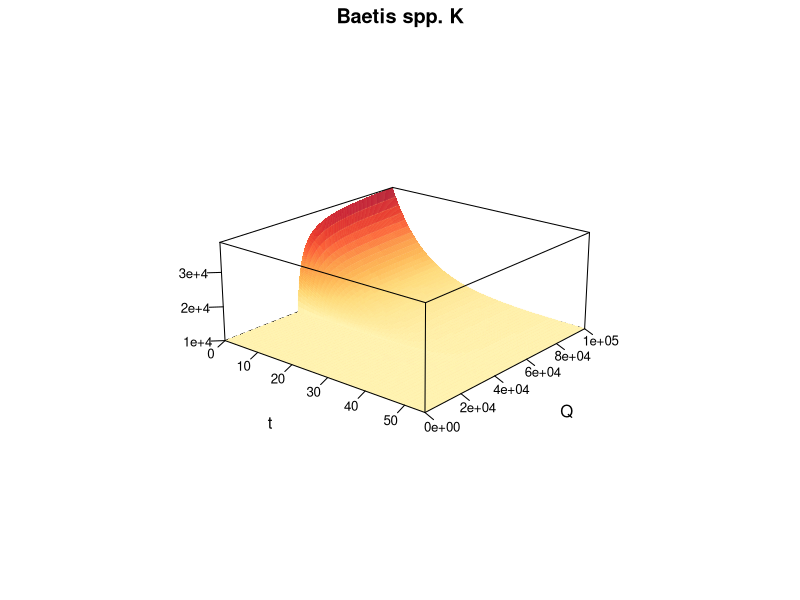

Reproduce this figure in R.
################################
## Wireplot for Q, K, and tau
################################
library(tidyverse)
library(ggplot2)
library(lattice)
library(latticeExtra)
library(RColorBrewer)
## Plot setup
clrs <- colorRampPalette(brewer.pal(9, "YlOrRd"))
trellis.par.set("axis.line", list(col = NA, lty = 1, lwd = 1))
theme.novpadding <- list(
  layout.heights = list(top.padding = 0, bottom.padding = 0),
  layout.widths = list(left.padding = 0, right.padding = 0, zlab.axis.padding = 2)
)

## Minimum threshold of what is considered a flood
Qmin <- 40000 
## Half saturation constant
a <- 3000
## Rate that K returns to pre-disturbance level
g <- 0.1

## Maximum flood size to run model to
Qmax = 100000

## Timesteps to run model out to - days
t = 55



dfK <- data.frame(Q = seq(0, Qmax, by = 200))
for(i in 1:length(dfK$Q)){
  if (dfK$Q[i] < Qmin) {
    dfK$Q[i] <- 0
  } else {
    dfK$Q[i] <- (dfK$Q[i] - Qmin)/(a + dfK$Q[i]- Qmin)
  }}

KQT <- data.frame(Q = numeric(((Qmax/200) + 1) * (t + 1)))
## Filling in Q
KQT$Q <- rep(seq(0, Qmax, by =200), each = t + 1)

for(i in 1:length(KQT$Q)){
  if (KQT$Q[i] < Qmin) {
    KQT$Qf[i] <- 0
  } else {
    KQT$Qf[i] <- (KQT$Q[i] - Qmin)/(a + KQT$Q[i]- Qmin)
  }}


for (i in 1:length(KQT$Q)){
  # Calculate K arrying capacity immediately following the disturbance
  KQT$K0[i]  <- 10000 + ((40000-10000)*KQT$Qf[i])
}

KQT$t <- rep(seq(0, t), (Qmax/200) + 1)

for (i in 1:length(KQT$Q)){
  KQT$K[i] <- 10000 + (KQT$K0[i] - 10000) * exp(-g * KQT$t[i])}



z_at <- c(10000 , 20000 , 30000, 40000)
z_labs <- c("1e+4", "2e+4", "3e+4", "4e+4")

wireframe(K ~ t + Q, data = KQT, # distance =c(2, 5, 8)
          aspect = c(1, .4),
          drape = TRUE,
          shade = F,
          colorkey = FALSE,
          col = alpha('#ffeda0', 0.08),
          scales = list(arrows = FALSE, col = 'black', z = list(at = z_at, lab = z_labs), distance = 1.5),
          screen = list(z = -40, x = -70),
          #panel.3d.wireframe = panel.3d.contour, # can't use because Rtools is deprecated
          #par.settings = theme.novpadding,
          col.regions = clrs(1000),
          main = 'Baetis spp. K')

          


axis = list(side=2, at=c(0, 1e+4, 1.5e+4, 2e+4, 2.5e+4, 3e+4, 3.5e+4))
